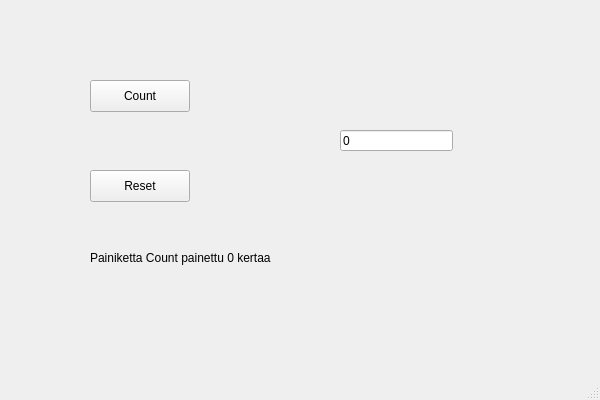
<?xml version="1.0" encoding="UTF-8"?>
<ui version="4.0">
 <class>MainWindow</class>
 <widget class="QMainWindow" name="MainWindow">
  <property name="geometry">
   <rect>
    <x>0</x>
    <y>0</y>
    <width>600</width>
    <height>400</height>
   </rect>
  </property>
  <property name="windowTitle">
   <string>MainWindow</string>
  </property>
  <widget class="QWidget" name="centralwidget">
   <widget class="QPushButton" name="btnCount">
    <property name="geometry">
     <rect>
      <x>90</x>
      <y>80</y>
      <width>100</width>
      <height>32</height>
     </rect>
    </property>
    <property name="text">
     <string>Count</string>
    </property>
   </widget>
   <widget class="QPushButton" name="btnReset">
    <property name="geometry">
     <rect>
      <x>90</x>
      <y>170</y>
      <width>100</width>
      <height>32</height>
     </rect>
    </property>
    <property name="text">
     <string>Reset</string>
    </property>
   </widget>
   <widget class="QLineEdit" name="txtResult">
    <property name="geometry">
     <rect>
      <x>340</x>
      <y>130</y>
      <width>113</width>
      <height>21</height>
     </rect>
    </property>
    <property name="text">
     <string>0</string>
    </property>
   </widget>
   <widget class="QLabel" name="labelInfo">
    <property name="geometry">
     <rect>
      <x>90</x>
      <y>250</y>
      <width>261</width>
      <height>16</height>
     </rect>
    </property>
    <property name="text">
     <string>Painiketta Count painettu 0 kertaa</string>
    </property>
   </widget>
  </widget>
  <widget class="QMenuBar" name="menubar">
   <property name="geometry">
    <rect>
     <x>0</x>
     <y>0</y>
     <width>600</width>
     <height>22</height>
    </rect>
   </property>
  </widget>
  <widget class="QStatusBar" name="statusbar"/>
 </widget>
 <resources/>
 <connections/>
</ui>
